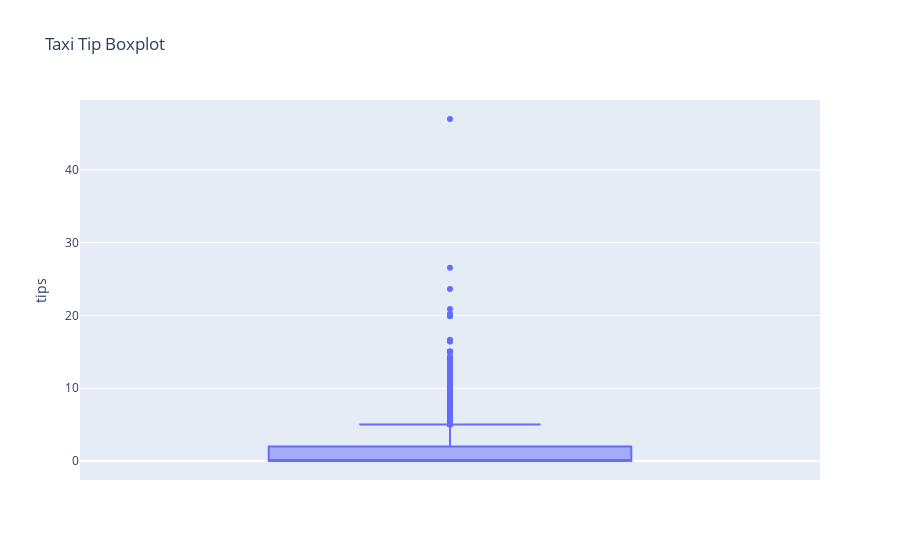

Notebook code cell kept with this figure:
### Code cell
taxi_tip_box = px.box(taxi_data, y='tips', title='Taxi Tip Boxplot')
taxi_tip_box.show()

### Figure 1 — Plotly figure (JSON) as saved in the notebook; plotly's stock layout.template omitted (floating-point values rounded to 4 significant figures; data arrays with more than 128 entries replaced by an {"elided": "..."} marker saying what was removed)
{"data": [{"alignmentgroup": "True", "hovertemplate": "tips=%{y}<extra></extra>", "legendgroup": "", "marker": {"color": "#636efa"}, "name": "", "notched": false, "offsetgroup": "", "orientation": "v", "showlegend": false, "type": "box", "x0": " ", "xaxis": "x", "y": {"elided": "15002 float values"}, "y0": " ", "yaxis": "y"}], "layout": {"boxmode": "group", "legend": {"tracegroupgap": 0}, "title": {"text": "Taxi Tip Boxplot"}, "xaxis": {"anchor": "y", "domain": [0, 1]}, "yaxis": {"anchor": "x", "domain": [0, 1], "title": {"text": "tips"}}}}
